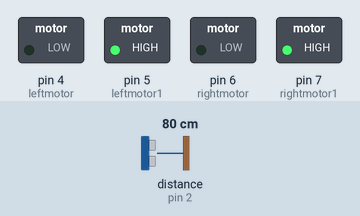
The sketch below on a simulated Arduino Uno, built with avr-gcc and run on an emulated ATmega328P. Parts: switched loads named in the sketch (green lamp = pin HIGH). Wiring (inferred from the names in the program): ultrasonic range finder: trigger pin 3; echo pin 2. The test bench sets the inputs (shaded band); at power-on: distance to the obstacle (sensor on pin 2) 80 cm. The echo pulse lasts 58.3 µs per cm; pins used as bus, display or sensor lines are not drawn.

Above: at 4.8 s.
4.9 s: distance to the obstacle (sensor on pin 2) set to 11 cm
9.9 s: distance to the obstacle (sensor on pin 2) set to 8 cm
At 11.1 s:
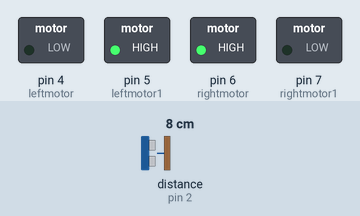
14.9 s: distance to the obstacle (sensor on pin 2) set to 18 cm
At 15.7 s:
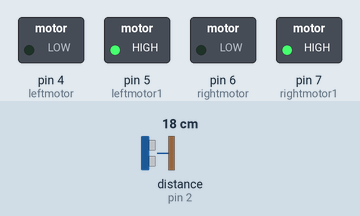
24.2 s: distance to the obstacle (sensor on pin 2) set to 2 cm
At 27.4 s:
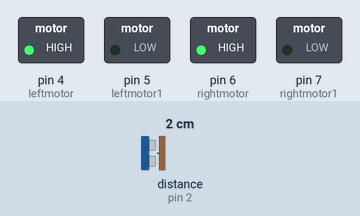
Timing chart, 0 to 28.9 s (numbered marks = the images above; inputs shaded):
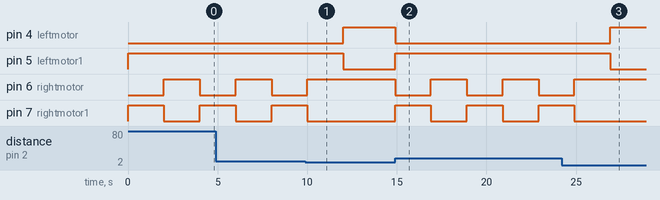

The sketch:

Accident_Avoider_Robot_using_Ultrasonic.ino
```cpp
#define trigPin 3
#define echoPin 2
int leftmotor = 4;
int leftmotor1 = 5;
int rightmotor = 6;
int rightmotor1 = 7;

void setup()

{
  Serial.begin(9600);
  pinMode(trigPin, OUTPUT);
  pinMode(echoPin, INPUT);
  //MOTORS
  pinMode(leftmotor, OUTPUT);// M1
  pinMode(leftmotor1, OUTPUT);// M2
  pinMode(rightmotor, OUTPUT);// M3
  pinMode(rightmotor1, OUTPUT);// M4

}
void loop() {
  int duration, distance;
  digitalWrite(trigPin, LOW);
  delayMicroseconds(2);
  digitalWrite(trigPin, HIGH);
  delayMicroseconds(10);
  digitalWrite(trigPin, LOW);
  duration = pulseIn(echoPin, HIGH);
  distance = (duration / 58);
  if (distance < 10)
  {
    digitalWrite(leftmotor, HIGH);//FORWARD
    digitalWrite(leftmotor1, LOW);
    digitalWrite(rightmotor, HIGH);
    digitalWrite(rightmotor1, LOW);
  }
  if (distance >= 10)
  {
    digitalWrite(leftmotor, LOW);//BACKWARD
    digitalWrite(leftmotor1, HIGH);
    digitalWrite(rightmotor, LOW);
    digitalWrite(rightmotor1, HIGH);
    delay(2000);
    digitalWrite(leftmotor, LOW);//RIGHT
    digitalWrite(leftmotor1, HIGH);
    digitalWrite(rightmotor, HIGH);
    digitalWrite(rightmotor1, LOW);
    delay(2000);
  }
}
```

Measured:
- the behaviour switches between 10 and 9 cm on distance to the obstacle (sensor on pin 2) (found by bisection; images 0 and 1)
- after the input at 9.9 s, pin 4 (leftmotor): LOW → HIGH after 2.1 s; pin 5 (leftmotor1): HIGH → LOW after 2.1 s; pin 6 (rightmotor): goes on until 10.0 s, then stays HIGH; pin 7 (rightmotor1): goes on until 10.0 s, then stays LOW
- after the input at 14.9 s, pin 4 (leftmotor): HIGH → LOW at once; pin 5 (leftmotor1): LOW → HIGH at once; pin 6 (rightmotor), pin 7 (rightmotor1): alternates HIGH for 2.0 s and LOW for 2.0 s, starting at once
- after the input at 24.2 s, pin 4 (leftmotor): LOW → HIGH after 2.7 s; pin 5 (leftmotor1): HIGH → LOW after 2.7 s; pin 6 (rightmotor): goes on until 24.9 s, then stays HIGH; pin 7 (rightmotor1): goes on until 24.9 s, then stays LOW
